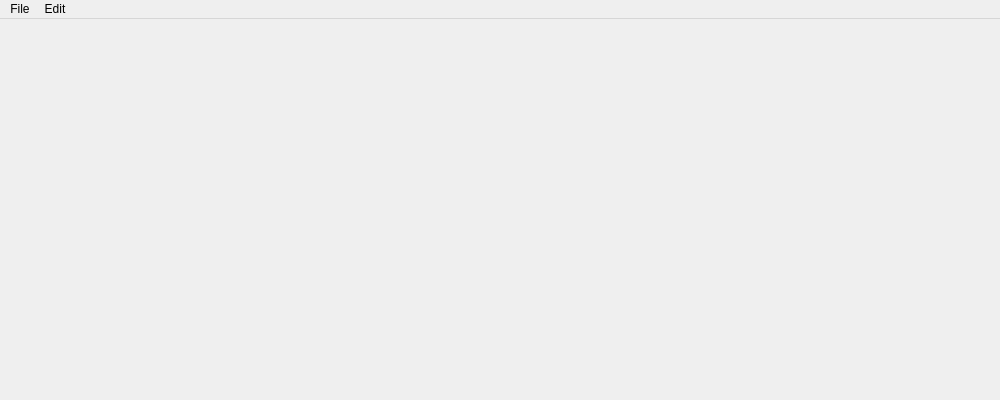
<?xml version="1.0" encoding="UTF-8"?>
<ui version="4.0">
 <class>BatchWidgetWindow</class>
 <widget class="QMainWindow" name="batchWidgetWindow">
  <property name="geometry">
   <rect>
    <x>0</x>
    <y>0</y>
    <width>1000</width>
    <height>400</height>
   </rect>
  </property>
  <property name="acceptDrops">
   <bool>true</bool>
  </property>
  <property name="windowTitle">
   <string>Batch Widget (Experimental)</string>
  </property>
  <widget class="QWidget" name="widgetMainRow">
   <layout class="QVBoxLayout" name="layoutBase">
   </layout>
   <zorder>splitterList</zorder>
   <zorder></zorder>
   <zorder></zorder>
  </widget>
  <widget class="QMenuBar" name="menuBar">
   <property name="geometry">
    <rect>
     <x>0</x>
     <y>0</y>
     <width>1000</width>
     <height>23</height>
    </rect>
   </property>
   <widget class="QMenu" name="menuFile">
    <property name="title">
     <string>File</string>
    </property>
   </widget>
   <widget class="QMenu" name="menuEdit">
    <property name="title">
     <string>Edit</string>
    </property>
   </widget>
   <addaction name="menuFile"/>
   <addaction name="menuEdit"/>
  </widget>
 </widget>
 <tabstops>
 </tabstops>
 <resources/>
 <connections/>
</ui>
